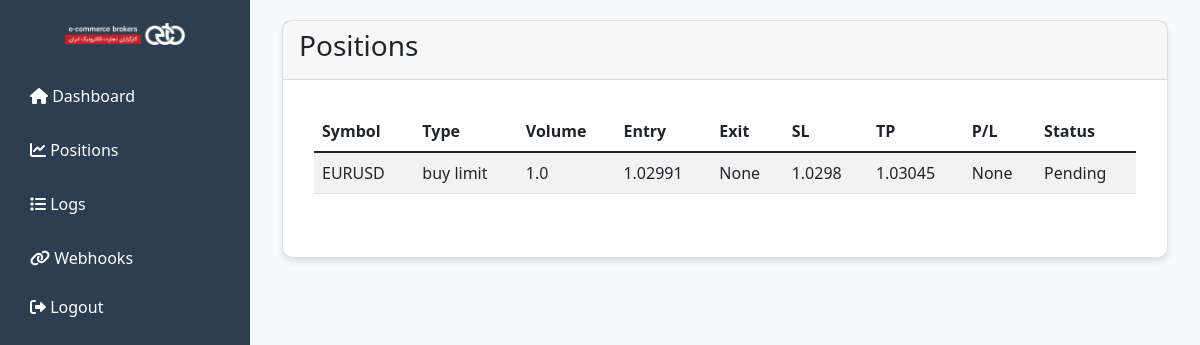
Before: /positions (signed in) with the older database file.
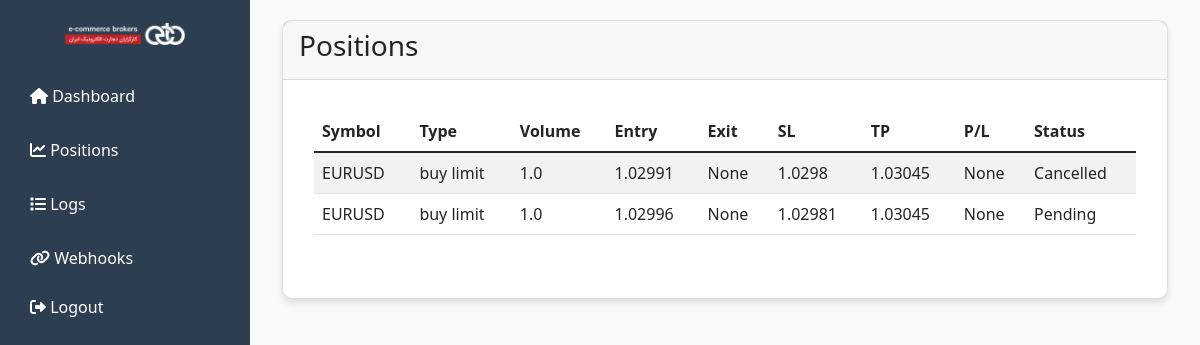
After: the same page with the newer database file.
### app.py (models this page shows)
class Position(db.Model):
    id = db.Column(db.Integer, primary_key=True)
    timestamp = db.Column(db.DateTime, default=datetime.utcnow)
    symbol = db.Column(db.String(20))  # Fixed typo from 'symbo'
    ticket = db.Column(db.Integer)
    type = db.Column(db.String(20))
    volume = db.Column(db.Float)
    price_open = db.Column(db.Float)
    price_close = db.Column(db.Float, nullable=True)
    sl = db.Column(db.Float, nullable=True)
    tp = db.Column(db.Float, nullable=True)
    profit = db.Column(db.Float, nullable=True)
    status = db.Column(db.String(20), default='Pending')

### app.py (the view)
@app.route('/positions')
@login_required
def positions():
    positions = Position.query.all()
    return render_template('positions.html', positions=positions)

### app.py (called while the page is built)
@login_manager.user_loader
def load_user(user_id):
    return db.session.get(User, int(user_id))

### templates/positions.html (shortened to what this page needs)
{% extends "base.html" %}
{% block content %}
<div class="container-fluid">
    <div class="row">
        <div class="col-12">
            <div class="card">
                <div class="card-header">
                    <h3 class="card-title">Positions</h3>
                </div>
                <div class="card-body">
                    <div class="table-responsive">
                        <table class="table table-striped" id="positionTable">
                            <thead>
                                <tr>
                                    <th>Symbol</th>
                                    <th>Type</th>
                                    <th>Volume</th>
                                    <th>Entry</th>
                                    <th>Exit</th>
                                    <th>SL</th>
                                    <th>TP</th>
                                    <th>P/L</th>
                                    <th>Status</th>
                                </tr>
                            </thead>
                            <tbody>
                                {% for position in positions %}
                                <tr>
                                    <td>{{ position.symbol }}</td>
                                    <td>{{ position.type }}</td>
                                    <td>{{ position.volume }}</td>
                                    <td>{{ position.price_open }}</td>
                                    <td>{{ position.price_close }}</td>
                                    <td>{{ position.sl }}</td>
                                    <td>{{ position.tp }}</td>
                                    <td>{{ position.profit }}</td>
                                    <td>{{ position.status }}</td>
                                </tr>
                                {% endfor %}
                            </tbody>
                        </table>
                    </div>
                </div>
            </div>
        </div>
    </div>
</div>
{% endblock %}

Changed rows visible on the page:
changed Position: status "Pending" → "Cancelled"
added Position: symbol "EURUSD", type "buy limit", volume "1.0", price_open "1.02996", price_close "None", sl "1.02981", tp "1.03045", profit "None", status "Pending"
